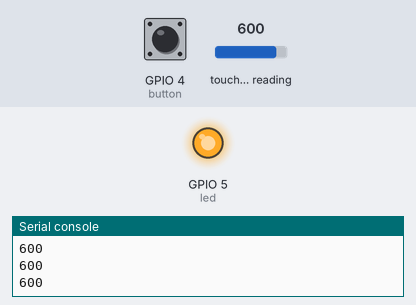
Recording of a program running on a simulated ESP32 board running MicroPython. Parts: output pins drawn as LEDs (lit = HIGH), the last lines printed to the serial console. The inputs (shaded band) are chosen by the test bench; at power-on: touch-pad reading 600, GPIO 4 (button) HIGH.

Above: at 1.2 s.
1.3 s: touch-pad reading set to 306
2.8 s: touch-pad reading set to 290
At 3.8 s:
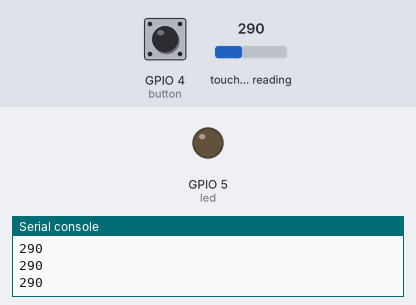
Timing chart, 0 to 5.8 s (numbered marks = the images above; inputs shaded):
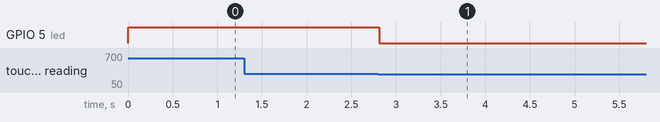

The program:

capacitive_touch_led_toggle.py
```python
from machine import Pin, TouchPad


t = TouchPad(Pin(12))

from time import sleep_ms

led = Pin(5, Pin.OUT)

button = Pin(4, Pin.IN, Pin.PULL_UP)

led.value(1)
led_status = 0
touched = True
while 1:
    first = button.value()
    sleep_ms(100)
    second = button.value()
    print(t.read())            # Returns a smaller number when touched
#     if first and not second:
#         print("Button pressed")
#         led.value(not led.value())
    if t.read() < 300 and touched == True:
        led.value(not led.value())
        touched = False
    if t.read() > 300:
        touched = True


    #sleep_ms(200)
```

Measured:
- the behaviour switches between 300 and 299 on touch-pad reading (found by bisection; images 0 and 1)
- after the input at 2.8 s, GPIO 5 (led): HIGH → LOW at once
